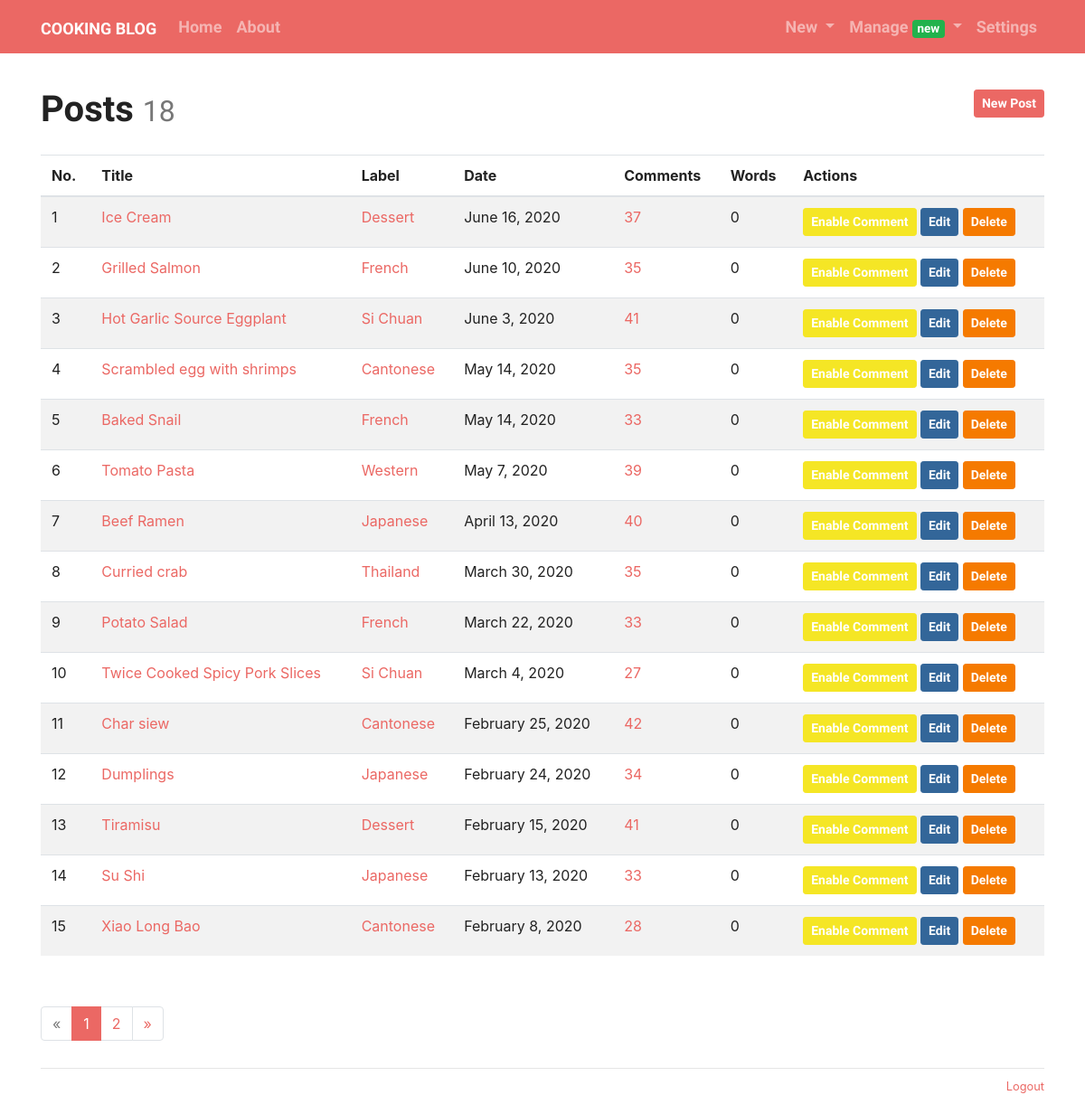
/admin/post/manage (signed in), run on the app's committed database.
### cooking/models.py (models this page shows, shortened)
class Admin(db.Model, UserMixin):
    id = db.Column(db.Integer, primary_key=True)
    username = db.Column(db.String(20))
    password_hash = db.Column(db.String(128))
    blog_title = db.Column(db.String(60))
    blog_sub_title = db.Column(db.String(100))
    name = db.Column(db.String(30))
    about = db.Column(db.Text)

class Post(db.Model):
    id = db.Column(db.Integer, primary_key=True)
    title = db.Column(db.String(60))
    content = db.Column(db.Text)
    photo = db.Column(db.String(30), unique=True)
    timestamp = db.Column(db.DateTime, default=datetime.utcnow, index=True)
    category_id = db.Column(db.Integer, db.ForeignKey('category.id'))
    category = db.relationship('Category', back_populates='posts')
    comments = db.relationship('Comment', back_populates='post', cascade='all, delete-orphan')

class Category(db.Model):
    id = db.Column(db.Integer, primary_key=True)
    label = db.Column(db.String(30), unique=True)
    posts = db.relationship('Post', back_populates='category')

### cooking/blueprints/admin.py (the view)
@admin_bp.route('/post/manage')
@login_required
def manage_post():
    page = request.args.get('page', 1, type=int)
    pagination = Post.query.order_by(Post.timestamp.desc()).paginate(
        page, per_page=current_app.config['COOKLOG_MANAGE_POST_PER_PAGE'])
    posts = pagination.items
    return render_template('admin/manage_post.html', page=page, pagination=pagination, posts=posts)

### cooking/__init__.py (called while the page is built)
def register_template_context(app):
    @app.context_processor
    def make_template_context():
        admin = Admin.query.first()
        categories = Category.query.order_by(Category.label).all()
        links = Link.query.order_by(Link.name).all()
        if current_user.is_authenticated:
            unread_comments = Comment.query.filter_by(reviewed=False).count()
        else:
            unread_comments = None
        return dict(
            admin=admin, categories=categories,
            links=links, unread_comments=unread_comments)

def register_request_handlers(app):
    @app.after_request
    def query_profiler(response):
        for q in get_debug_queries():
            if q.duration >= app.config['COOKING_SLOW_QUERY_THRESHOLD']:
                app.logger.warning(
                    'Slow query: Duration: %fs\n Context: %s\nQuery: %s\n '
                    % (q.duration, q.context, q.statement)
                )
        return response

### cooking/extensions.py (called while the page is built)
@login_manager.user_loader
def load_user(user_id):
    from cooking.models import Admin
    user = Admin.query.get(int(user_id))
    return user

### cooking/templates/admin/manage_post.html (shortened to what this page needs)
{% extends 'base.html' %}
{% from 'bootstrap/pagination.html' import render_pagination %}
{% block content %}
<div class="page-header">
    <h1>Posts
        <small class="text-muted">{{ pagination.total }}</small>
        <span class="float-right"><a class="btn btn-primary btn-sm"
                                     href="{{ url_for('.new_post') }}">New Post</a></span>
    </h1>
</div>
{% if posts %}
<table class="table table-striped">
    <thead>
    <tr>
        <th>No.</th>
        <th>Title</th>
        <th>Label</th>
        <th>Date</th>
        <th>Comments</th>
        <th>Words</th>
        <th>Actions</th>
    </tr>
    </thead>
    {% for post in posts %}
    <tr>
        <td>{{ loop.index + ((page - 1) * config.COOKLOG_MANAGE_POST_PER_PAGE) }}</td>
        <td><a href="{{ url_for('blog.show_post', post_id=post.id) }}">{{ post.title }}</a></td>
        <td><a href="{{ url_for('blog.show_category', category_id=post.category.id) }}">{{ post.category.label }}</a>
        </td>
        <td>{{ moment(post.timestamp).format('LL') }}</td>
        <td><a href="{{ url_for('blog.show_post', post_id=post.id) }}#comments">{{ post.comments|length }}</a></td>
        <td>{{ post.body|striptags|length }}</td>
        <td>
            <form class="inline" method="post"
                  action="{{ url_for('.set_comment', post_id=post.id, next=request.full_path) }}">
                <button type="submit" class="btn btn-warning btn-sm">
                    {% if post.can_comment %}Disable{% else %}Enable{% endif %} Comment
                </button>
            </form>
            <a class="btn btn-info btn-sm" href="{{ url_for('.edit_post', post_id=post.id) }}">Edit</a>
            <form class="inline" method="post"
                  action="{{ url_for('.delete_post', post_id=post.id, next=request.full_path) }}">
                <button type="submit" class="btn btn-danger btn-sm" onclick="return confirm('Are you sure?');">Delete
                </button>
            </form>
        </td>
    </tr>
    {% endfor %}
</table>
<div class="page-footer">{{ render_pagination(pagination) }}</div>
{% else %}
<div class="tip"><h5>No posts.</h5></div>
{% endif %}
{% endblock %}

### cooking/templates/base.html (shortened to what this page needs)
{% from 'bootstrap/nav.html' import render_nav_item %}
<html lang="en">
<head>
    {% block head %}
        <link rel="stylesheet"
              href="{{ url_for('static', filename='css/%s.min.css' % request.cookies.get('theme', 'perfect_blue')) }}"
              type="text/css">
        <link rel="stylesheet" href="{{ url_for('static', filename='css/style.css') }}" type="text/css">
    {% endblock head %}
</head>
<body>
    {% block nav%}
    <nav class="navbar navbar-expand-lg navbar-dark bg-primary">
        <div class="container">
            <a class="navbar-brand" href="{{ url_for('cook.index') }}">{{ admin.blog_title }}</a>
            <div class="collapse navbar-collapse" id="navbarColor01">
                <ul class="navbar-nav mr-auto">
                    {{ render_nav_item('cook.index', 'Home') }}
                    {{ render_nav_item('cook.about', 'About') }}
                </ul>
                <ul class="nav navbar-nav navbar-right">
                    {% if current_user.is_authenticated %}
                        <li class="nav-item dropdown">
                            <a href="#" class="nav-link dropdown-toggle" data-toggle="dropdown" role="button"
                               aria-haspopup="true"
                               aria-expanded="false">
                                New
                            </a>
                        </li>
                        <li class="nav-item dropdown">
                            <a href="#" class="nav-link dropdown-toggle" data-toggle="dropdown" role="button"
                               aria-haspopup="true"
                               aria-expanded="false">
                                Manage
                                {% if unread_comments %}
                                    <span class="badge badge-success">new</span>
                                {% endif %}
                            </a>
                        </li>
                        {{ render_nav_item('admin.settings', 'Settings') }}
                    {% endif %}
                </ul>
            </div>
        </div>
    </nav>
    {% endblock nav%}
    <main class="container">
    {% block content %}{% endblock content %}
    {% block footer %}
        <footer>
            <p class="float-right">
                <small>
                    {% if current_user.is_authenticated %}
                        <a href="{{ url_for('auth.logout', next=request.full_path) }}">Logout</a>
                    {% else %}
                        <a href="{{ url_for('auth.login', next=request.full_path) }}">Login</a>
                    {% endif %}
                </small>
            </p>
        </footer>
    {% endblock footer %}
    </main>
</body>
</html>

### cooking/static/css/style.css (style rules this page uses)
nav { margin-bottom: 20px; }
.inline { display: inline; }
.page-header { padding-top: 20px; padding-bottom: 20px; }
footer { margin-top: 30px; padding: 10px 0 40px; color: #999; border-top: 1px solid #e5e5e5; }
.page-footer { padding-top: 40px; }

### data on the page
Admin: blog_title "COOKING BLOG"
Post: title "Ice Cream", category.label "Dessert", timestamp "June 16, 2020", comments|length "37", body|length "0"
Post: title "Grilled Salmon", category.label "French", timestamp "June 10, 2020", comments|length "35", body|length "0"
Post: title "Hot Garlic Source Eggplant", category.label "Si Chuan", timestamp "June 3, 2020", comments|length "41", body|length "0"
Post: title "Scrambled egg with shrimps", category.label "Cantonese", timestamp "May 14, 2020", comments|length "35", body|length "0"
Post: title "Baked Snail", category.label "French", timestamp "May 14, 2020", comments|length "33", body|length "0"
Post: title "Tomato Pasta", category.label "Western", timestamp "May 7, 2020", comments|length "39", body|length "0"
Post: title "Beef Ramen", category.label "Japanese", timestamp "April 13, 2020", comments|length "40", body|length "0"
Post: title "Curried crab", category.label "Thailand", timestamp "March 30, 2020", comments|length "35", body|length "0"
Post: title "Potato Salad", category.label "French", timestamp "March 22, 2020", comments|length "33", body|length "0"
Post: title "Twice Cooked Spicy Pork Slices", category.label "Si Chuan", timestamp "March 4, 2020", comments|length "27", body|length "0"
Post: title "Char siew", category.label "Cantonese", timestamp "February 25, 2020", comments|length "42", body|length "0"
Post: title "Dumplings", category.label "Japanese", timestamp "February 24, 2020", comments|length "34", body|length "0"
Post: title "Tiramisu", category.label "Dessert", timestamp "February 15, 2020", comments|length "41", body|length "0"
Post: title "Su Shi", category.label "Japanese", timestamp "February 13, 2020", comments|length "33", body|length "0"
Post: title "Xiao Long Bao", category.label "Cantonese", timestamp "February 8, 2020", comments|length "28", body|length "0"

### other printed values
{{ render_nav_item('cook.index', 'Home') }} "Home"
{{ render_nav_item('cook.about', 'About') }} "About"
{{ render_nav_item('admin.settings', 'Settings') }} "Settings"
{{ pagination.total }} "18"
{{ render_pagination(pagination) }} "« 1 2 »"
